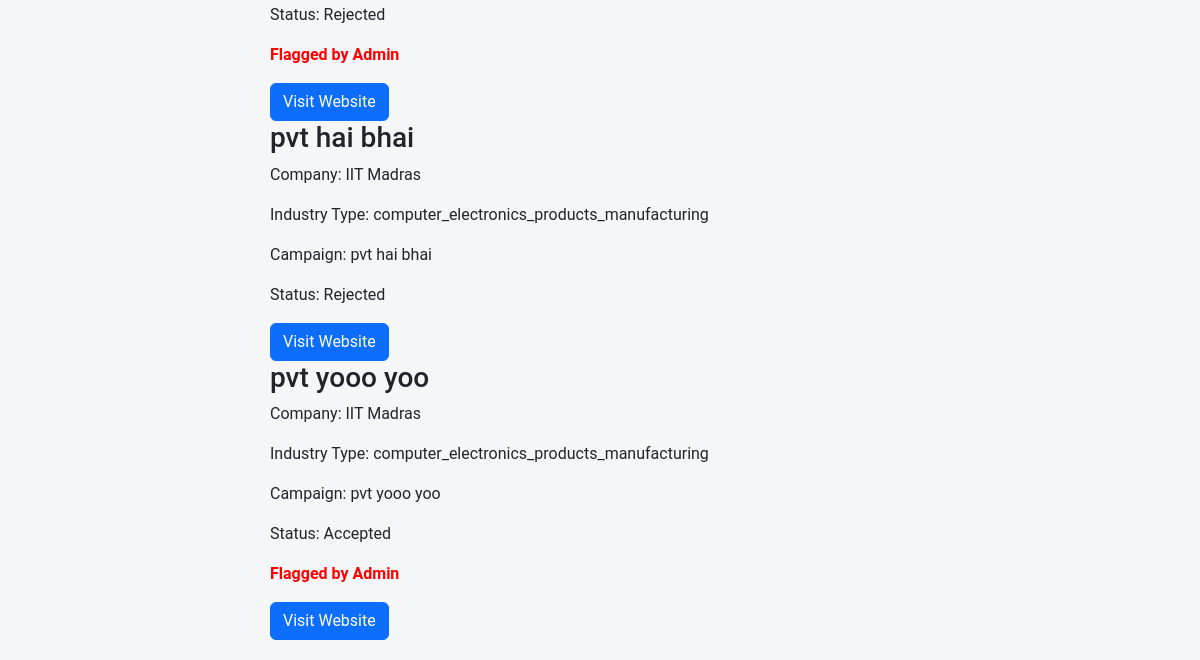
The app's page /influencer/request_actioned (signed in, lower part), older data.
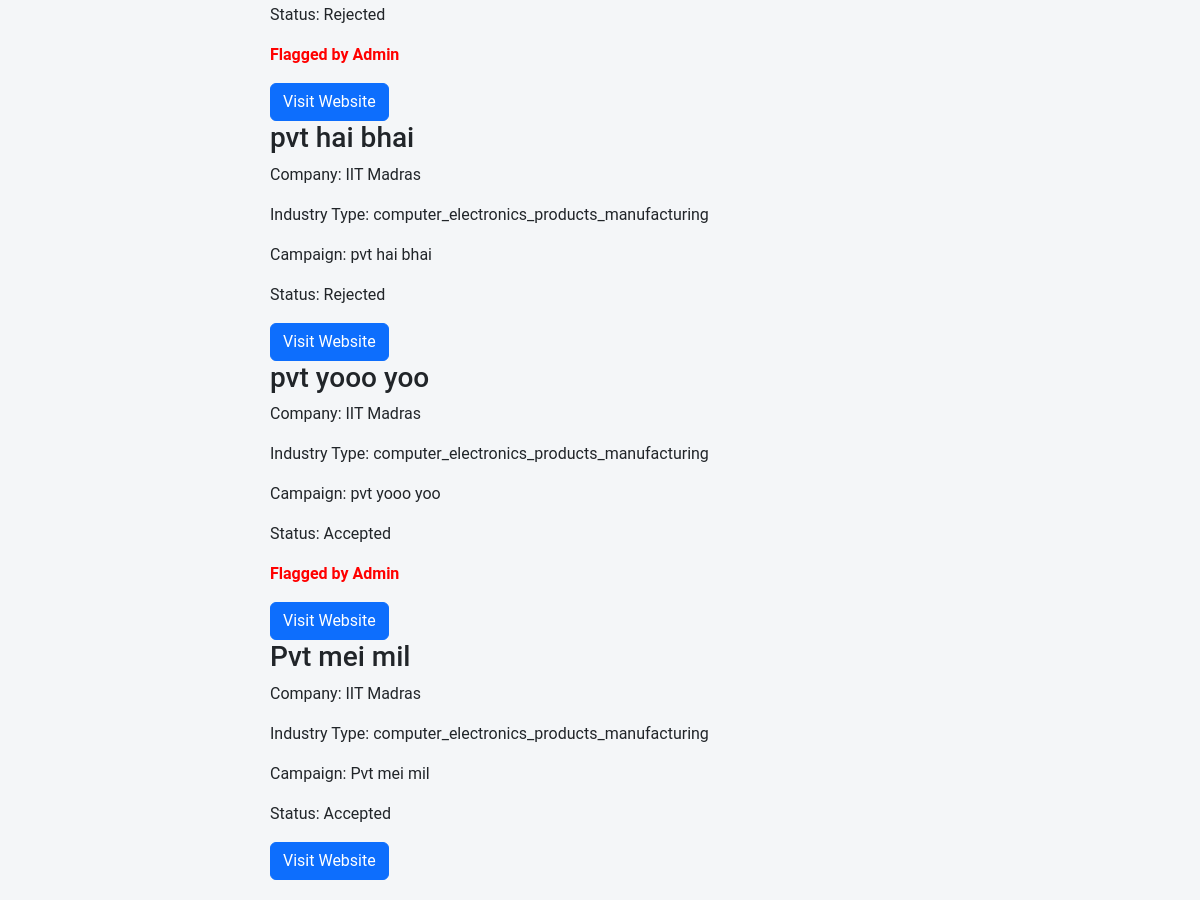
The same page, newer data.
### models.py (models this page shows, shortened)
class AdRequest(db.Model):
    __tablename__ = 'ad_requests'  # Add the table name to ensure it's set
    id = db.Column(db.Integer, primary_key=True)
    influencer_id = db.Column(db.Integer, db.ForeignKey('influencers.id'), nullable=False)
    campaign_id = db.Column(db.Integer, db.ForeignKey('campaign.id'), nullable=False)
    company_id = db.Column(db.Integer, db.ForeignKey('company.id'), nullable=False)
    requested_at = db.Column(db.DateTime, default=datetime.utcnow)
    status = db.Column(db.String(50), nullable=False)
    influencer = db.relationship('Influencer', backref='ad_requests')
    campaign = db.relationship('Campaign', backref='ad_requests')
    company = db.relationship('Company', backref='ad_requests')

class Campaign(db.Model):
    __tablename__ = 'campaign'
    id = db.Column(db.Integer, primary_key=True)
    title = db.Column(db.String(200), nullable=False)
    description = db.Column(db.Text, nullable=False)
    budget = db.Column(db.Float, nullable=False)
    start_date = db.Column(db.Date, nullable=False)
    end_date = db.Column(db.Date, nullable=False)
    company_id = db.Column(db.Integer, db.ForeignKey('company.id'), nullable=False)
    admin_id = db.Column(db.Integer, db.ForeignKey('admin.id'), nullable=False, default=1)
    status = db.Column(db.String(50), nullable=False, default='pending')
    category = db.Column(db.String(255), nullable=False)
    created_at = db.Column(db.DateTime, nullable=False, default=datetime.utcnow)
    visibility = db.Column(db.String(50), nullable=False, default='public')
    influencers = db.relationship('Influencer', secondary=influencer_campaign_association, back_populates='campaigns')
    is_flag = db.Column(db.Boolean, nullable=False, default=False)

class Company(db.Model):
    __tablename__ = 'company'
    id = db.Column(db.Integer, primary_key=True)
    company_name = db.Column(db.String(100), nullable=False)
    username = db.Column(db.String(50), unique=True, nullable=False)
    email = db.Column(db.String(120), unique=True, nullable=False)
    password_hash = db.Column(db.String(128), nullable=False)
    phone_number = db.Column(db.String(20), nullable=False)
    address = db.Column(db.String(200), nullable=False)
    industry = db.Column(db.String(100), nullable=False)
    other_industry = db.Column(db.String(100), nullable=True)
    website = db.Column(db.String(200), nullable=False)
    description = db.Column(db.Text, nullable=False)
    social_media_link = db.Column(db.String(200), nullable=False)
    logo = db.Column(db.String(200), nullable=False)
    campaigns = db.relationship('Campaign', backref='company', lazy=True)

### influencer_routes.py (the view)
@app.route('/influencer/request_actioned')
@influencer_auth_required
def influencer_request_actioned():
    user = Influencer.query.get(session['influencer_id'])
    actioned_requests = db.session.query(AdRequest).filter(
        AdRequest.influencer_id == user.id,
        AdRequest.status.in_(['accepted', 'rejected'])
    ).all()
    return render_template('influencer_request_actioned.html', user=user, actioned_requests=actioned_requests)

### influencer_routes.py (called while the page is built)
def influencer_auth_required(func):
    @wraps(func)
    def func2(*args, **kwargs):
        if 'influencer_id' in session:
            return func(*args, **kwargs)
        else:
            flash("Please login first")
            return redirect(url_for('influencer_login'))
    return func2

### templates/influencer_request_actioned.html (shortened to what this page needs)
{% extends 'layout.html' %}
{% block content %}
    <div class="container-box">
        <div class="main-content">
            <div id="tab-content">
                <div id="actioned-tab-content">
                    <div class="request-list">
                        {% if actioned_requests %}
                            {% for request in actioned_requests %}
                                <div class="request-item">
                                    <h3>{{ request.campaign.title }}</h3>
                                    <p>Company: {{ request.company.company_name }}</p>
                                    <p>Industry Type: {{ request.company.industry }}</p>
                                    <p>Campaign: {{ request.campaign.title }}</p>
                                    <p>Status:
                                        {% if request.status == 'accepted' %}
                                            <span class="status-accepted">Accepted</span>
                                        {% elif request.status == 'rejected' %}
                                            <span class="status-rejected">Rejected</span>
                                        {% endif %}
                                    </p>
                                    {% if request.campaign.is_flag %}
                                        <p style="color: red; font-weight: bold;">Flagged by Admin</p>
                                    {% endif %}
                                    <button class="btn btn-primary">
                                        <a href="{{ request.company.website }}" target="_blank" style="color: white; text-decoration: none;">Visit Website</a>
                                    </button>
                                </div>
                            {% endfor %}
                        {% else %}
                            <p>No actioned requests to display.</p>
                        {% endif %}
                    </div>
                </div>
            </div>
        </div>
    </div>
{% endblock %}

Row changes from the older to the newer data that the page shows:
added AdRequest: campaign "Pvt mei mil", company.company_name "IIT Madras", company.industry "computer_electronics_products_manufacturing", status "Accepted"
